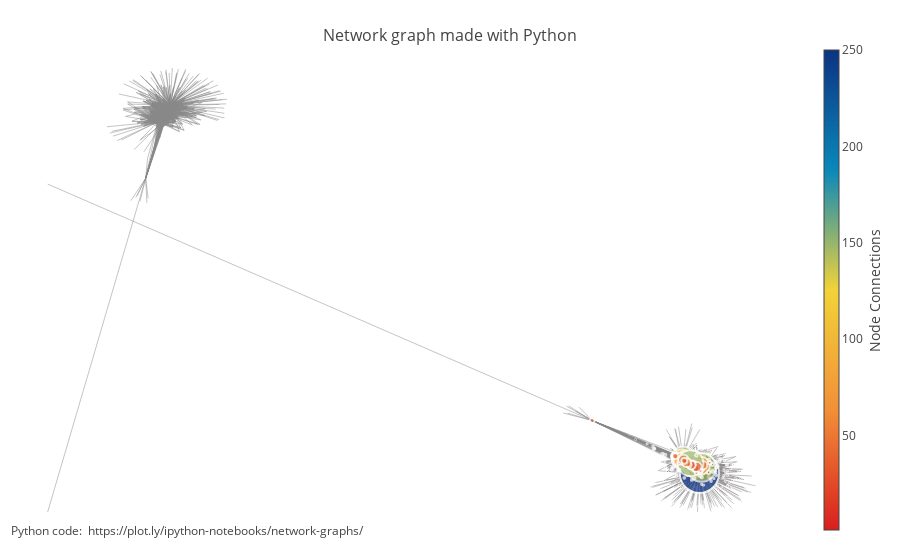

Notebook code cell kept with this figure:
### Code cell
drawSpringLayoutGraphFromDict(G, eigenvector_centrality)

### Figure 1 — Plotly figure (JSON) as saved in the notebook; plotly's stock layout.template omitted (floating-point values rounded to 4 significant figures; data arrays with more than 128 entries replaced by an {"elided": "..."} marker saying what was removed)
{"data": [{"hoverinfo": "none", "line": {"color": "#888", "width": 0.5}, "mode": "lines", "type": "scatter", "x": {"elided": "11298 float values"}, "y": {"elided": "11298 float values"}}, {"hoverinfo": "text", "marker": {"color": {"elided": "540 int values"}, "colorbar": {"thickness": 15, "title": "Node Connections", "titleside": "right", "xanchor": "left"}, "colorscale": "Portland", "line": {"width": 2}, "reversescale": true, "showscale": true, "size": {"elided": "270 float values"}}, "mode": "markers", "text": {"elided": "540 str values"}, "type": "scatter", "x": {"elided": "540 float values"}, "y": {"elided": "540 float values"}}], "layout": {"annotations": [{"showarrow": false, "text": "Python code: <a href='https://plot.ly/ipython-notebooks/network-graphs/'> https://plot.ly/ipython-notebooks/network-graphs/</a>", "x": 0.005, "xref": "paper", "y": -0.002, "yref": "paper"}], "hovermode": "closest", "margin": {"b": 20, "l": 5, "r": 5, "t": 40}, "showlegend": false, "title": "<br>Network graph made with Python", "titlefont": {"size": 16}, "xaxis": {"showgrid": false, "showticklabels": false, "zeroline": false}, "yaxis": {"showgrid": false, "showticklabels": false, "zeroline": false}}}
